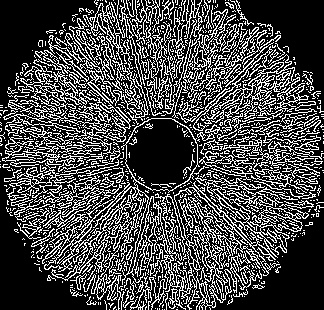
//> input picture Picture/avtar.jpg, 324 x 310 px
$ ./main   (built with g++ and OpenCV 4)
//> lines starting //> are read from the running program, lines starting //| are printed output that depends on the picture
#include <opencv2/opencv.hpp>

int main(int argc, char **argv) {
  ///
  /// \brief first example
  ///
  //  cv::Mat srcImage =
  //      cv::imread("/home/xiaohai/Github/learnOpenCV/Picture/test.jpg");
  //  cv::imshow("title name", srcImage);
  //  cv::waitKey(0);

  ///
  /// \brief second example
  ///
  //  cv::Mat srcImage =
  //      cv::imread("/home/xiaohai/Github/learnOpenCV/Picture/test.jpg");
  //  cv::imshow("src", srcImage);

  //  cv::Mat element = cv::getStructuringElement(cv::MORPH_RECT, cv::Size(15,
  // 15));
  //  cv::Mat dstImage;
  //  cv::erode(srcImage, dstImage, element);
  //  cv::imshow("erode", dstImage);
  //  cv::waitKey(0);

  ///
  /// \brief third example
  ///
  cv::Mat srcImage =
      cv::imread("/home/xiaohai/Github/learnOpenCV/Picture/avtar.jpg");
//> srcImage is the input picture: 310 rows x 324 cols, CV_8UC3; min 0, max 255, mean 72.5

  cv::Mat edge, grayImage;
  cv::cvtColor(srcImage, grayImage, CV_BGR2GRAY);
  cv::blur(grayImage, edge, cv::Size(3, 3));
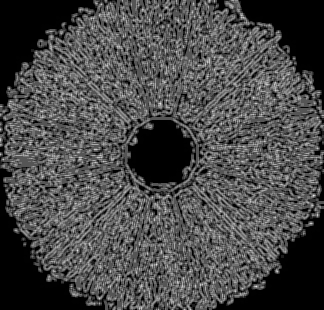
//> edge: 310 rows x 324 cols, CV_8UC1; min 0, max 226, mean 72.5

  cv::Canny(edge, edge, 3, 9, 3);
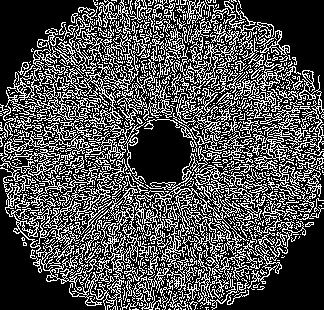
//> edge: 310 rows x 324 cols, CV_8UC1; 30.9% white in thin lines or dots
  cv::imshow("canny", edge);
  cv::imwrite("picture.jpg", edge);
  cv::waitKey(0);

  return 0;
}
